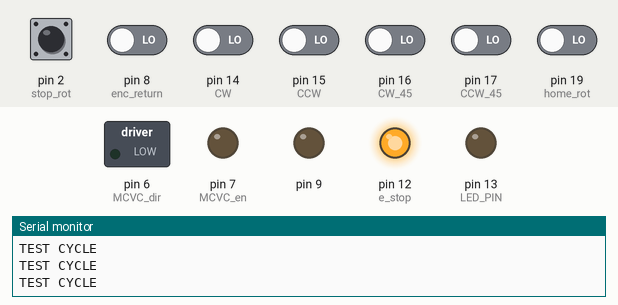
This sketch was run on a simulated Arduino Uno, built with avr-gcc and run on an emulated ATmega328P. Shown: switched loads named in the sketch (green lamp = pin HIGH), output pins drawn as LEDs (lit = HIGH), the last lines printed to the serial monitor. Dashed ring = blinking. The inputs (shaded band) are chosen by the test bench; at power-on: pin 2 (stop_rot), pin 8 (enc_return), pin 14 (CW), pin 15 (CCW), pin 16 (CW_45), pin 17 (CCW_45), pin 19 (home_rot) LOW.

Above: at 1.2 s.
1.3 s: pin 14 (CW) driven HIGH
At 2.2 s:
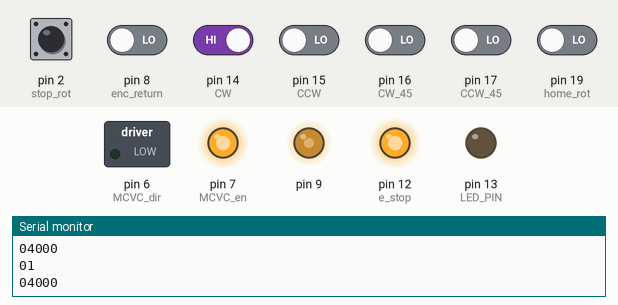
2.8 s: pin 2 (stop_rot) pulled HIGH for 0.15 s
At 3.5 s:
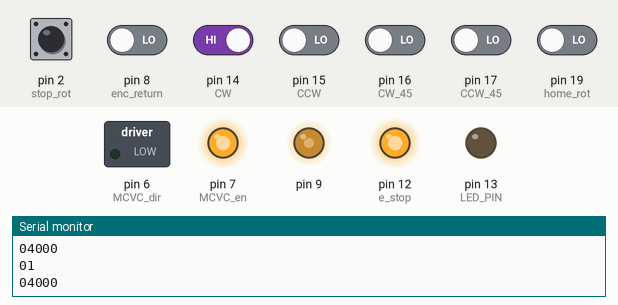
5.9 s: pin 2 (stop_rot) driven HIGH and pin 15 (CCW) driven HIGH
At 7.1 s:
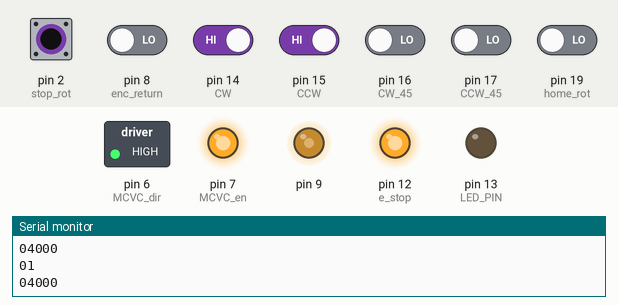
7.4 s: pin 2 (stop_rot) pulsed LOW 5 times (0.12 s each, 0.3 s apart)
At 8.0 s:
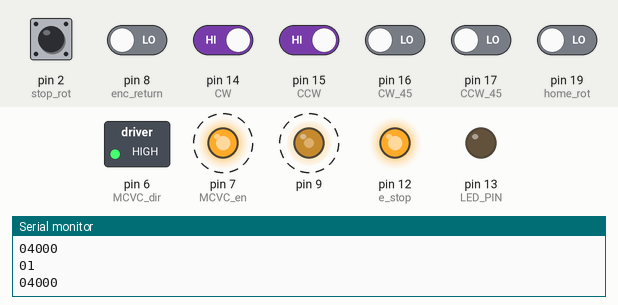
Timing chart, 0 to 10.4 s (numbered marks = the images above; inputs shaded):
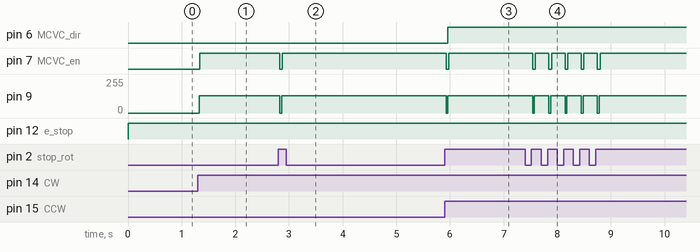

Measured:
- after the input at 1.3 s, pin 7 (MCVC_en): LOW → HIGH at once; pin 9: 0/255 → 128/255 at once
- after the input at 2.8 s, pin 7 (MCVC_en): HIGH → LOW at once, → HIGH 0.05 s later; pin 9: 128/255 → 0/255 at once, → 128/255 0.03 s later
- after the input at 5.9 s, pin 6 (MCVC_dir): LOW → HIGH after 0.06 s; pin 7 (MCVC_en): HIGH → LOW at once, → HIGH 0.05 s later; pin 9: 128/255 → 0/255 at once, → 128/255 0.03 s later
- after the input at 7.4 s, pin 7 (MCVC_en): alternates HIGH for 0.25 s and LOW for 0.05 s, 10 changes in all, then stays HIGH, starting after 0.14 s; pin 9: alternates 128/255 for 0.27 s and 0/255 for 0.03 s, 10 changes in all, then stays 128/255, starting after 0.14 s

The sketch:

robot_positioner_v0.4.ino
```cpp
#include <TimerOne.h>

// global variable declarations
int LED_PIN = 13; // LED status on pin 13
int e_stop = 12;
int CCW = 15;
int CW = 14;
int CW_45 = 16;
int CCW_45 = 17;
int home_rot = 19;
int stop_rot = 2;
int MCVC_freq = 9; // Sets motor frequency
int MCVC_dir = 6; // Sets motor direction
int MCVC_en = 7;
int enc_return = 8; // input of encoder

long pulses = 4;
long gear_ratio = 1000;
float pos = 90; // variable to store the servo position
int home_pos = 90;
int stop_flag = 0;

// need some math calculations for the servo motor for specific rotations

/******Setup******/
void setup() {
  Serial.begin(9600);
  pinMode(LED_PIN, OUTPUT); // sets the digital pin as output

  pinMode(e_stop, OUTPUT);

  //pinMode(MCVC_freq, OUTPUT);
  pinMode(MCVC_dir, OUTPUT);
  pinMode(MCVC_en, OUTPUT);

  pinMode(enc_return, INPUT);
  pinMode(CCW, INPUT);
  pinMode(CW, INPUT);
  pinMode(CW_45, INPUT);
  pinMode(CCW_45, INPUT);
  pinMode(home_rot, INPUT);

  Timer1.initialize(100); // set period
  attachInterrupt(digitalPinToInterrupt(stop_rot), stop_rotating , RISING);
}


/******Wait for Rotations to Finish******/
void wait_rotate(int degrees) {
  int pulse_count = 0;
  int n = LOW;
  int rot_direction;
  int enc_return_last = LOW;
  long abs_degrees = degrees;
  if (degrees > 0){
    rot_direction = -1;
  }
  else{
    rot_direction = 1;
    abs_degrees = degrees * (-1);
    Serial.print(degrees);
    Serial.print(abs_degrees);
  }
  long pulses_to_count = abs_degrees*pulses*gear_ratio; //-16608
  Serial.print((pulses_to_count));
  while ((pulse_count < pulses_to_count) && (stop_flag == 0)){
    n = digitalRead(enc_return);
    if ((enc_return_last == LOW) && (n == HIGH)) {
      pulse_count++;
      pos = pos + rot_direction/(pulses*gear_ratio);
      Serial.print("Count Encoder\n");
    }
    enc_return_last = n;
    Serial.print((stop_flag));
    Serial.print((pulse_count < pulses_to_count) && (stop_flag == 0));
    Serial.print("\n");
    Serial.print((pulse_count));
    Serial.print((pulses_to_count));
    Serial.print("\n");

  }

  Serial.print("Degrees is now: ");
  Serial.print((pos));
  Serial.print("\n");
}

/******Rotation Routine******/
void rotate(int degrees) {
  Timer1.pwm(MCVC_freq, 512); // 512 should be 50% duty cycle
  if (degrees < 0){
    digitalWrite(MCVC_dir, LOW); // set rotation direction to right
    Serial.print("Direction is CW\n");
  }
  else{
    digitalWrite(MCVC_dir, HIGH);
    Serial.print("Direction is CCW\n");
  }

  digitalWrite(MCVC_en, HIGH); // turn on rotation
  wait_rotate(degrees);

  digitalWrite(MCVC_en, LOW); // turn off
  Timer1.disablePwm(MCVC_freq);
}


/******Rotate Left******/
void rotate_CCW() {
  Serial.print("Rotating CCW...\n"); // doesn't work
  rotate(1);
}

/******Rotate Left 45******/
void rotate_CCW_45() {
  Serial.print("Rotating CCW 45...\n");
  rotate(45);
}

/******Rotate Right******/
void rotate_CW() {
  Serial.print("Rotating CW...\n");
  rotate(-1);
}

/******Rotate Right 45******/
void rotate_CW_45() {
  Serial.print("Rotating CW 45...\n"); // doesn't work
  rotate(-45);
}

/******Rotate Home Position******/
void home_position() {
  Serial.print("Rotating to home...\n");
  rotate((int)home_pos - pos); // wrap 360 degrees
}

/******Running******/
void loop() {
    digitalWrite(e_stop, HIGH);
    stop_flag = 0;
    Serial.print("TEST CYCLE\n");
    //home_position();  // always start in home position (90)
      if(digitalRead(CCW) == HIGH) {
          Serial.print("CCW\n"); // doesn't work
          rotate_CCW();
      } else if(digitalRead(CCW_45) == HIGH) {
          Serial.print("CCW_45\n");
          rotate_CCW_45();
      } else if(digitalRead(CW) == HIGH) {
          Serial.print("CW\n");
          rotate_CW();
      } else if(digitalRead(CW_45) == HIGH) { // doesn't work
          Serial.print("CW_45\n");
          rotate_CW_45();
      } else if(digitalRead(home_rot) == HIGH) {
          Serial.print("home_rot\n");
          home_position();
      }
}

/******Interrupt Routine******/
void stop_rotating(){
  stop_flag = 1;
  Serial.print("Stop\n");
}
```
